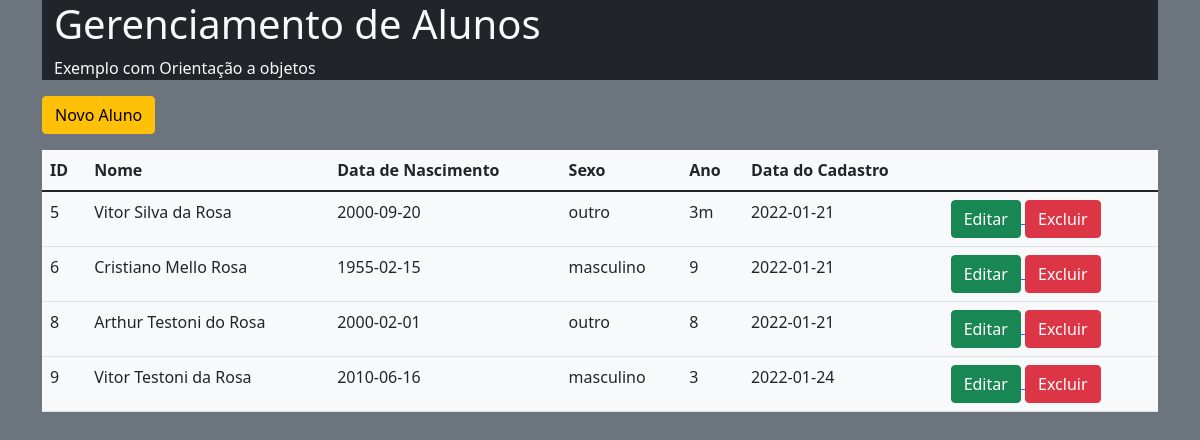
The page / on the database its author committed.
### tables this page shows
CREATE TABLE `aluno` (
  `idaluno` int(11) NOT NULL AUTO_INCREMENT,
  `nome_al` varchar(45) NOT NULL,
  `nascimento` date NOT NULL,
  `sexo` varchar(45) NOT NULL,
  `ano_serie` varchar(45) NOT NULL,
  `data_cadastro` date NOT NULL,
  PRIMARY KEY (`idaluno`)
);

### index.php (called while the page is built, shortened)
<?php
$alunos = Aluno::getAlunos();
include __DIR__.'/includes/header.php';
include __DIR__.'/includes/listagem.php';
include __DIR__.'/includes/footer.php';

### app/Db/Database.php (called while the page is built, shortened)
<?php
class Database{
    private $table;
    private $connection;
    public function __construct($table = null){
        $this->table = $table;
    }
    public function setConnection(){
        try{
            $this->connection = new PDO('mysql:host='.self::HOST.';dbname='.self::NAME,self::USER,self::PASS);
            $this->connection->setAttribute(PDO::ATTR_ERRMODE,PDO::ERRMODE_EXCEPTION);
        }catch(PDOException $e){
            die('ERROR: '.$e->getMessage());
        }
    }
    public function execute($query, $params = []){
        try{
            $statement = $this->connection->prepare($query);
            $statement->execute($params);
            return $statement;
        }catch(PDOException $e){
            die('ERROR: '.$e->getMessage());
        }
    }
    public function select($where = null, $order = null, $limit = null, $field = '*'){
        $where = strlen($where) ? 'WHERE '.$where : '';
        $order = strlen($order) ? 'ORDER BY '.$order : '';
        $limit = strlen($limit) ? 'LIMIT '.$limit : '';
        $query = 'SELECT '.$field.' FROM '.$this->table.' '.$where.' '.$order.' '.$limit;
        return $this->execute($query);
    }
}

### app/Entity/Aluno.php (called while the page is built, shortened)
<?php
class Aluno{
    public static function getAlunos($where = null, $order = null, $limit = null){
        return (new Database('aluno'))->select($where,$order,$limit)
                                      ->fetchAll(PDO::FETCH_CLASS,self::class);
    }
}

### includes/listagem.php (the view, shortened to what this page needs)
<?php
    $resultados = '';
    foreach($alunos as $aluno){
        $resultados .='<tr>
                        <td>'.$aluno->idaluno.'</td>
                        <td>'.$aluno->nome_al.'</td>
                        <td>'.$aluno->nascimento.'</td>
                        <td>'.$aluno->sexo.'</td>
                        <td>'.$aluno->ano_serie.'</td>
                        <td>'.$aluno->data_cadastro.'</td>
                        <td>
                            <a href="editar.php?id='.$aluno->idaluno.'">
                                <button type="button" class="btn btn-success">Editar</button>
                            </a>
                            <a href="excluir.php?id='.$aluno->idaluno.'">
                                <button type="button" class="btn btn-danger">Excluir</button>
                            </a>
                        </td>
                       </tr>';
    }
?>
<main>
    <section>
        <a href="cadastrar.php">
            <button class="btn btn-warning">Novo Aluno</button>
        </a>
    </section>
    <section>
        <table class="table bg-light mt-3">
            <thead>
                <tr>
                    <th>ID</th>
                    <th>Nome</th>
                    <th>Data de Nascimento</th>
                    <th>Sexo</th>
                    <th>Ano</th>
                    <th>Data do Cadastro</th>
                </tr>
            </thead>
            <tbody>
                <?=$resultados?>
            </tbody>
        </table>
    </section>
</main>

### includes/header.php (shortened to what this page needs)
<!doctype html>
<html lang="en">
  <head>
    <link href="https://cdn.jsdelivr.net/npm/bootstrap@5.1.3/dist/css/bootstrap.min.css" rel="stylesheet">
    </head>
    <body class="bg-secondary text-light">
        <div class="container">
            <div class="container-fluid bg-dark">
                <h1>Gerenciamento de Alunos</h1>
                <p>Exemplo com Orientação a objetos</p>
            </div>

### includes/footer.php (shortened to what this page needs)
    </div>
  </body>
</html>

### rows shown on the page
aluno: idaluno "5", nome_al "Vitor Silva da Rosa", nascimento "2000-09-20", sexo "outro", ano_serie "3m", data_cadastro "2022-01-21"
aluno: idaluno "6", nome_al "Cristiano Mello Rosa", nascimento "1955-02-15", sexo "masculino", ano_serie "9", data_cadastro "2022-01-21"
aluno: idaluno "8", nome_al "Arthur Testoni do Rosa", nascimento "2000-02-01", sexo "outro", ano_serie "8", data_cadastro "2022-01-21"
aluno: idaluno "9", nome_al "Vitor Testoni da Rosa", nascimento "2010-06-16", sexo "masculino", ano_serie "3", data_cadastro "2022-01-24"
